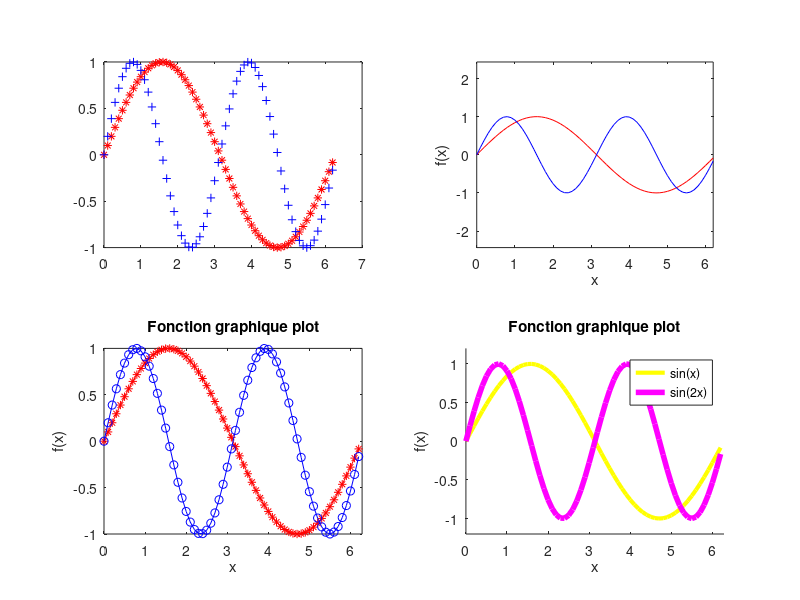
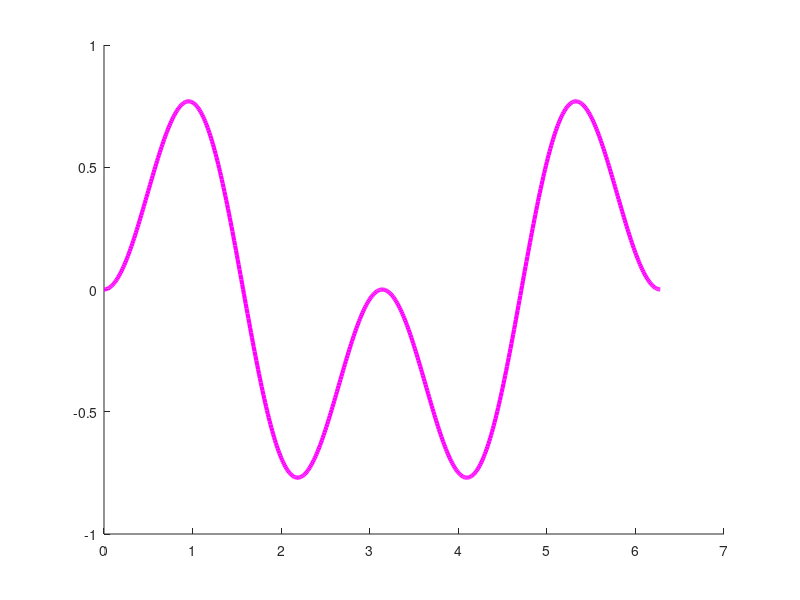

These figures' MATLAB source, in order:
clear variables;  % efface les variables 
close all;        % ferme toutes les fenêtres 
clc;              % efface le contenu de la zone de commande  
  
x=0:0.1:2*pi; 
y1=sin(x); 
y2=sin(2*x); 
  
 
figure(1); 
  
subplot(2,2,1); 
plot(x,y1,'*r',x,y2,'+b'); 
  
subplot(2,2,2); 
plot(x,y1,'r',x,y2,'b'); 
axis equal; 
xlabel('x'); 
ylabel('f(x)'); 
  
subplot(2,2,3); 
plot(x,y1,'*r-',x,y2,'ob-'); 
axis([0,2*pi,-1,1]); 
xlabel('x'); 
ylabel('f(x)'); 
title('Fonction graphique plot'); 
  
subplot(2,2,4); 
hold on;
plot(x,y1,'color',[1,1,0],'linewidth',3); 
plot(x,y2,'color',[1,0,1],'linewidth',4); 
axis([0,2*pi,-1.2,1.2]); 
xlabel('x'); 
ylabel('f(x)'); 
title('Fonction graphique plot'); 
legend('sin(x)','sin(2x)'); 

figure(2); 
hold on; 
x=0:0.01:2*pi;   % on a changé la valeur du pas 
z=sin(x).*sin(2*x);  % on remarquera le .* 
plot(x,z,'color',[1,0,1],'linewidth',3);
